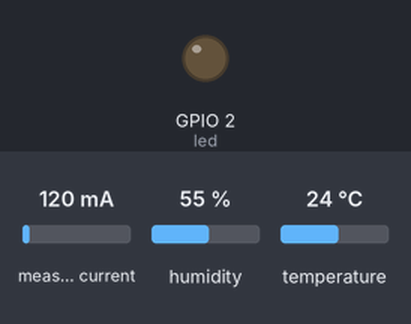
Recording of a sketch running on a simulated ESP8266 (NodeMCU). Parts: output pins drawn as LEDs (lit = HIGH). Inputs (shaded band) come from the test bench; at power-on: measured current 120 mA, humidity 55 %, temperature 24 °C. WiFi joins after 1.5 s; servers stay silent unless stated; what the sketch prints to the serial monitor is not drawn.

Above: at 3.6 s.
At 6.3 s:
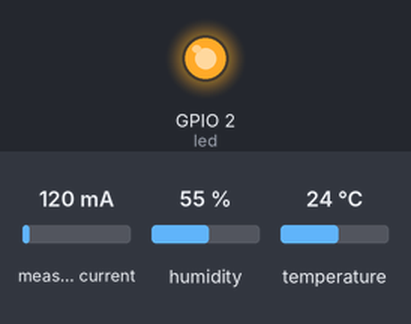
Timing chart, 0 to 10.5 s (numbered marks = the images above):
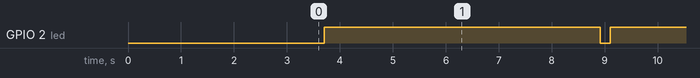

The sketch:

ESP_Server.ino
```cpp
#include <ESP8266WiFi.h>
#include <WiFiClient.h>
#include <ESP8266WebServer.h>
#include <ESP8266mDNS.h>
#include "DHT.h"
#include "EmonLib.h"

#define HOST    "192.168.1.254" // ThingSpeak IP Address: 184.106.153.149
#define PORT    8700
#define Rated_Voltage 220.0
#define Timing 5000 //The cycle of updating data to Raspberry Pi server


#define _baudrate   9600
#define _dhtpin     5
#define _dhttype    DHT22

//const char *ssid = "n1an";
//const char *password = "11151997";

const char *ssid = "ISDC_AC";
const char *password = "8131081313";

//const char *ssid = "Home";
//const char *password = "063355183";

float temperature, humidity;
int times;
double Irms;
String GET = "GET https://api.thingspeak.com/update?api_key=CD13ZET4SV4IZ8G5";

ESP8266WebServer server ( 80 );
DHT dht( _dhtpin, _dhttype );
EnergyMonitor emon1;

const int led = LED_BUILTIN;

void handleRoot() {

	digitalWrite ( led, 1 );
	char temp[500];
	int sec = millis() / 1000;
	int min = sec / 60;
	int hr = min / 60;

	snprintf ( temp, 500,

"<html>\
  <head>\
    <meta http-equiv='refresh' content='5'/>\
    <title>ESP8266 Demo</title>\
    <style>\
      body { background-color: #cccccc; font-family: Arial, Helvetica, Sans-Serif; Color: #000088; }\
    </style>\
  </head>\
  <body>\
    <h1>\tIFS Server</h1>\
    <h5>\tIntelligent Factory System Server</h5>\
    <p>\tUptime: %02d:%02d:%02d</p>\
    <p>\tTemperature: %.2f C</p>\
    <p>\tHumidity: %.2f %%</p>\
    <p>\tApparent power: %.2f W</p>\
    <p>\tIrms: %.2f A</p>\
  </body>\
</html>",

		hr, min % 60, sec % 60, temperature, humidity, Irms*Rated_Voltage, Irms
	);
	server.send ( 200, "text/html", temp );
	digitalWrite ( led, 0 );
}

void handleNotFound() {
	digitalWrite ( led, 1 );
	String message = "File Not Found\n\n";
	message += "URI: ";
	message += server.uri();
	message += "\nMethod: ";
	message += ( server.method() == HTTP_GET ) ? "GET" : "POST";
	message += "\nArguments: ";
	message += server.args();
	message += "\n";

	for ( uint8_t i = 0; i < server.args(); i++ ) {
		message += " " + server.argName ( i ) + ": " + server.arg ( i ) + "\n";
	}

	server.send ( 404, "text/plain", message );
	digitalWrite ( led, 0 );
}

void setup ( void ) {

  temperature=30;
  humidity=80;

  Serial.begin( _baudrate );
  //Serial.begin ( 115200 );//original
	pinMode ( led, OUTPUT );
	digitalWrite ( led, 0 );


  dht.begin();
  Serial.println( "dht Ready!" );

  emon1.current(0, 111.1);
  Serial.println( "CT Ready!" );

	WiFi.mode ( WIFI_STA );
	WiFi.begin ( ssid, password );
	Serial.println ( "" );

	// Wait for connection
	while ( WiFi.status() != WL_CONNECTED ) {
		delay ( 500 );
		Serial.print ( "." );
	}

	Serial.println ( "" );
	Serial.print ( "Connected to " );
	Serial.println ( ssid );
	Serial.print ( "IP address: " );
	Serial.println ( WiFi.localIP() );

	if ( MDNS.begin ( "esp8266" ) ) {
		Serial.println ( "MDNS responder started" );
	}

	server.on ( "/", handleRoot );
	server.on ( "/inline", []() {
		server.send ( 200, "text/plain", "this works as well" );
	} );
	server.onNotFound ( handleNotFound );
	server.begin();
  delay(2000);
	Serial.println ( "HTTP server started" );
}


void getSensorData()
{

  Irms = emon1.calcIrms(1480);
  Serial.print("Apparent power: ");
  Serial.print(Irms*Rated_Voltage);         // Apparent power
  Serial.print(", Irms: ");
  Serial.println(Irms);          // Irms


  float hTmp,tTmp;
  hTmp = dht.readHumidity();
  tTmp = dht.readTemperature();

  if( isnan( hTmp ) || isnan( tTmp ) )
  {
      Serial.println( "Failed to read form dht" );
      return;
  }
  else
  {
      humidity = hTmp;
      temperature = tTmp;
  }


  Serial.print( "Humidity: " );
  Serial.print( humidity );
  Serial.print( ", Temperature: " );
  Serial.println( temperature );
  Serial.println("");
}

void loop ( void ) {
  times++;

  getSensorData();
	server.handleClient();
  digitalWrite ( led, 1 );
  updatedht();// upload data to Server
  delay(Timing);
  digitalWrite ( led, 0 );

}


void updatedht()
{
    // 設定 ESP8266 作為 Client 端
    WiFiClient client;
    if( !client.connect( HOST, PORT ) )
    {
        Serial.println( "Connection Failed" );
        return;
    }
    else
    {

        char sendStr[100]={};
        //sprintf(sendStr,"%d, %d,%.2f",(int)temperature,(int)humidity,(float)Irms*Rated_Voltage);
        sprintf(sendStr,"%d,%d,%.2f",(int)temperature,(int)humidity,(float)Irms*Rated_Voltage); //目前用CSV格式，日後預計使用json

        client.print( sendStr );

        delay(10);

        client.stop();
    }
}
```

Measured:
- by itself, GPIO 2 (led): alternates HIGH for 5.2 s and LOW for 0.19 s
